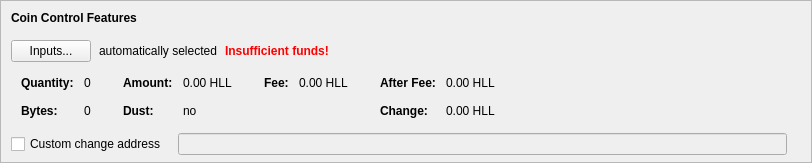
    <widget class="QFrame" name="frameCoinControl">
     <property name="sizePolicy">
      <sizepolicy hsizetype="Expanding" vsizetype="Expanding">
       <horstretch>0</horstretch>
       <verstretch>0</verstretch>
      </sizepolicy>
     </property>
     <property name="maximumSize">
      <size>
       <width>16777215</width>
       <height>16777215</height>
      </size>
     </property>
     <property name="frameShape">
      <enum>QFrame::StyledPanel</enum>
     </property>
     <property name="frameShadow">
      <enum>QFrame::Sunken</enum>
     </property>
     <layout class="QVBoxLayout" name="verticalLayoutCoinControl2">
      <property name="spacing">
       <number>0</number>
      </property>
      <property name="leftMargin">
       <number>0</number>
      </property>
      <property name="topMargin">
       <number>0</number>
      </property>
      <property name="rightMargin">
       <number>0</number>
      </property>
      <property name="bottomMargin">
       <number>6</number>
      </property>
      <item>
       <layout class="QVBoxLayout" name="verticalLayoutCoinControl" stretch="0,0,0,0,1">
        <property name="spacing">
         <number>0</number>
        </property>
        <property name="leftMargin">
         <number>10</number>
        </property>
        <property name="topMargin">
         <number>10</number>
        </property>
        <item>
         <layout class="QHBoxLayout" name="horizontalLayoutCoinControl1">
          <property name="bottomMargin">
           <number>15</number>
          </property>
          <item>
           <widget class="QLabel" name="labelCoinControlFeatures">
            <property name="sizePolicy">
             <sizepolicy hsizetype="Preferred" vsizetype="Maximum">
              <horstretch>0</horstretch>
              <verstretch>0</verstretch>
             </sizepolicy>
            </property>
            <property name="font">
             <font>
              <weight>75</weight>
              <bold>true</bold>
             </font>
            </property>
            <property name="styleSheet">
             <string notr="true">font-weight:bold;</string>
            </property>
            <property name="text">
             <string>Coin Control Features</string>
            </property>
           </widget>
          </item>
         </layout>
        </item>
        <item>
         <layout class="QHBoxLayout" name="horizontalLayoutCoinControl2" stretch="0,0,0,0">
          <property name="spacing">
           <number>8</number>
          </property>
          <property name="bottomMargin">
           <number>10</number>
          </property>
          <item>
           <widget class="QPushButton" name="pushButtonCoinControl">
            <property name="styleSheet">
             <string notr="true"/>
            </property>
            <property name="text">
             <string>Inputs...</string>
            </property>
            <property name="autoDefault">
             <bool>false</bool>
            </property>
           </widget>
          </item>
          <item>
           <widget class="QLabel" name="labelCoinControlAutomaticallySelected">
            <property name="text">
             <string>automatically selected</string>
            </property>
            <property name="margin">
             <number>5</number>
            </property>
           </widget>
          </item>
          <item>
           <widget class="QLabel" name="labelCoinControlInsuffFunds">
            <property name="font">
             <font>
              <weight>75</weight>
              <bold>true</bold>
             </font>
            </property>
            <property name="styleSheet">
             <string notr="true">color:red;font-weight:bold;</string>
            </property>
            <property name="text">
             <string>Insufficient funds!</string>
            </property>
            <property name="margin">
             <number>5</number>
            </property>
           </widget>
          </item>
          <item>
           <spacer name="horizontalSpacerCoinControl">
            <property name="orientation">
             <enum>Qt::Horizontal</enum>
            </property>
            <property name="sizeHint" stdset="0">
             <size>
              <width>40</width>
              <height>1</height>
             </size>
            </property>
           </spacer>
          </item>
         </layout>
        </item>
        <item>
         <widget class="QWidget" name="widgetCoinControl" native="true">
          <property name="sizePolicy">
           <sizepolicy hsizetype="Preferred" vsizetype="Preferred">
            <horstretch>0</horstretch>
            <verstretch>0</verstretch>
           </sizepolicy>
          </property>
          <property name="minimumSize">
           <size>
            <width>0</width>
            <height>0</height>
           </size>
          </property>
          <property name="styleSheet">
           <string notr="true"/>
          </property>
          <layout class="QHBoxLayout" name="horizontalLayoutCoinControl5">
           <property name="leftMargin">
            <number>0</number>
           </property>
           <property name="topMargin">
            <number>0</number>
           </property>
           <property name="rightMargin">
            <number>0</number>
           </property>
           <property name="bottomMargin">
            <number>0</number>
           </property>
           <item>
            <layout class="QHBoxLayout" name="horizontalLayoutCoinControl3" stretch="0,0,0,1">
             <property name="spacing">
              <number>20</number>
             </property>
             <property name="topMargin">
              <number>0</number>
             </property>
             <property name="bottomMargin">
              <number>10</number>
             </property>
             <item>
              <layout class="QFormLayout" name="formLayoutCoinControl1">
               <property name="horizontalSpacing">
                <number>10</number>
               </property>
               <property name="verticalSpacing">
                <number>14</number>
               </property>
               <property name="leftMargin">
                <number>10</number>
               </property>
               <property name="topMargin">
                <number>4</number>
               </property>
               <property name="rightMargin">
                <number>6</number>
               </property>
               <item row="0" column="0">
                <widget class="QLabel" name="labelCoinControlQuantityText">
                 <property name="font">
                  <font>
                   <weight>75</weight>
                   <bold>true</bold>
                  </font>
                 </property>
                 <property name="text">
                  <string>Quantity:</string>
                 </property>
                 <property name="margin">
                  <number>0</number>
                 </property>
                </widget>
               </item>
               <item row="0" column="1">
                <widget class="QLabel" name="labelCoinControlQuantity">
                 <property name="cursor">
                  <cursorShape>IBeamCursor</cursorShape>
                 </property>
                 <property name="contextMenuPolicy">
                  <enum>Qt::ActionsContextMenu</enum>
                 </property>
                 <property name="text">
                  <string notr="true">0</string>
                 </property>
                 <property name="margin">
                  <number>0</number>
                 </property>
                 <property name="textInteractionFlags">
                  <set>Qt::LinksAccessibleByMouse|Qt::TextSelectableByKeyboard|Qt::TextSelectableByMouse</set>
                 </property>
                </widget>
               </item>
               <item row="1" column="0">
                <widget class="QLabel" name="labelCoinControlBytesText">
                 <property name="font">
                  <font>
                   <weight>75</weight>
                   <bold>true</bold>
                  </font>
                 </property>
                 <property name="text">
                  <string>Bytes:</string>
                 </property>
                </widget>
               </item>
               <item row="1" column="1">
                <widget class="QLabel" name="labelCoinControlBytes">
                 <property name="cursor">
                  <cursorShape>IBeamCursor</cursorShape>
                 </property>
                 <property name="contextMenuPolicy">
                  <enum>Qt::ActionsContextMenu</enum>
                 </property>
                 <property name="text">
                  <string notr="true">0</string>
                 </property>
                 <property name="textInteractionFlags">
                  <set>Qt::LinksAccessibleByMouse|Qt::TextSelectableByKeyboard|Qt::TextSelectableByMouse</set>
                 </property>
                </widget>
               </item>
              </layout>
             </item>
             <item>
              <layout class="QFormLayout" name="formLayoutCoinControl2">
               <property name="horizontalSpacing">
                <number>10</number>
               </property>
               <property name="verticalSpacing">
                <number>14</number>
               </property>
               <property name="leftMargin">
                <number>6</number>
               </property>
               <property name="topMargin">
                <number>4</number>
               </property>
               <property name="rightMargin">
                <number>6</number>
               </property>
               <item row="0" column="0">
                <widget class="QLabel" name="labelCoinControlAmountText">
                 <property name="font">
                  <font>
                   <weight>75</weight>
                   <bold>true</bold>
                  </font>
                 </property>
                 <property name="text">
                  <string>Amount:</string>
                 </property>
                 <property name="margin">
                  <number>0</number>
                 </property>
                </widget>
               </item>
               <item row="0" column="1">
                <widget class="QLabel" name="labelCoinControlAmount">
                 <property name="cursor">
                  <cursorShape>IBeamCursor</cursorShape>
                 </property>
                 <property name="contextMenuPolicy">
                  <enum>Qt::ActionsContextMenu</enum>
                 </property>
                 <property name="text">
                  <string notr="true">0.00 HLL</string>
                 </property>
                 <property name="textInteractionFlags">
                  <set>Qt::LinksAccessibleByMouse|Qt::TextSelectableByKeyboard|Qt::TextSelectableByMouse</set>
                 </property>
                </widget>
               </item>
               <item row="1" column="0">
                <widget class="QLabel" name="labelCoinControlLowOutputText">
                 <property name="font">
                  <font>
                   <weight>75</weight>
                   <bold>true</bold>
                  </font>
                 </property>
                 <property name="text">
                  <string>Dust:</string>
                 </property>
                </widget>
               </item>
               <item row="1" column="1">
                <widget class="QLabel" name="labelCoinControlLowOutput">
                 <property name="cursor">
                  <cursorShape>IBeamCursor</cursorShape>
                 </property>
                 <property name="contextMenuPolicy">
                  <enum>Qt::ActionsContextMenu</enum>
                 </property>
                 <property name="text">
                  <string notr="true">no</string>
                 </property>
                 <property name="textInteractionFlags">
                  <set>Qt::LinksAccessibleByMouse|Qt::TextSelectableByKeyboard|Qt::TextSelectableByMouse</set>
                 </property>
                </widget>
               </item>
              </layout>
             </item>
             <item>
              <layout class="QFormLayout" name="formLayoutCoinControl3">
               <property name="horizontalSpacing">
                <number>10</number>
               </property>
               <property name="verticalSpacing">
                <number>14</number>
               </property>
               <property name="leftMargin">
                <number>6</number>
               </property>
               <property name="topMargin">
                <number>4</number>
               </property>
               <property name="rightMargin">
                <number>6</number>
               </property>
               <item row="0" column="0">
                <widget class="QLabel" name="labelCoinControlFeeText">
                 <property name="font">
                  <font>
                   <weight>75</weight>
                   <bold>true</bold>
                  </font>
                 </property>
                 <property name="text">
                  <string>Fee:</string>
                 </property>
                 <property name="margin">
                  <number>0</number>
                 </property>
                </widget>
               </item>
               <item row="0" column="1">
                <widget class="QLabel" name="labelCoinControlFee">
                 <property name="cursor">
                  <cursorShape>IBeamCursor</cursorShape>
                 </property>
                 <property name="contextMenuPolicy">
                  <enum>Qt::ActionsContextMenu</enum>
                 </property>
                 <property name="text">
                  <string notr="true">0.00 HLL</string>
                 </property>
                 <property name="textInteractionFlags">
                  <set>Qt::LinksAccessibleByMouse|Qt::TextSelectableByKeyboard|Qt::TextSelectableByMouse</set>
                 </property>
                </widget>
               </item>
              </layout>
             </item>
             <item>
              <layout class="QFormLayout" name="formLayoutCoinControl4">
               <property name="horizontalSpacing">
                <number>10</number>
               </property>
               <property name="verticalSpacing">
                <number>14</number>
               </property>
               <property name="leftMargin">
                <number>6</number>
               </property>
               <property name="topMargin">
                <number>4</number>
               </property>
               <property name="rightMargin">
                <number>6</number>
               </property>
               <item row="0" column="0">
                <widget class="QLabel" name="labelCoinControlAfterFeeText">
                 <property name="font">
                  <font>
                   <weight>75</weight>
                   <bold>true</bold>
                  </font>
                 </property>
                 <property name="text">
                  <string>After Fee:</string>
                 </property>
                 <property name="margin">
                  <number>0</number>
                 </property>
                </widget>
               </item>
               <item row="0" column="1">
                <widget class="QLabel" name="labelCoinControlAfterFee">
                 <property name="cursor">
                  <cursorShape>IBeamCursor</cursorShape>
                 </property>
                 <property name="contextMenuPolicy">
                  <enum>Qt::ActionsContextMenu</enum>
                 </property>
                 <property name="text">
                  <string notr="true">0.00 HLL</string>
                 </property>
                 <property name="textInteractionFlags">
                  <set>Qt::LinksAccessibleByMouse|Qt::TextSelectableByKeyboard|Qt::TextSelectableByMouse</set>
                 </property>
                </widget>
               </item>
               <item row="1" column="0">
                <widget class="QLabel" name="labelCoinControlChangeText">
                 <property name="font">
                  <font>
                   <weight>75</weight>
                   <bold>true</bold>
                  </font>
                 </property>
                 <property name="text">
                  <string>Change:</string>
                 </property>
                </widget>
               </item>
               <item row="1" column="1">
                <widget class="QLabel" name="labelCoinControlChange">
                 <property name="cursor">
                  <cursorShape>IBeamCursor</cursorShape>
                 </property>
                 <property name="contextMenuPolicy">
                  <enum>Qt::ActionsContextMenu</enum>
                 </property>
                 <property name="text">
                  <string notr="true">0.00 HLL</string>
                 </property>
                 <property name="textInteractionFlags">
                  <set>Qt::LinksAccessibleByMouse|Qt::TextSelectableByKeyboard|Qt::TextSelectableByMouse</set>
                 </property>
                </widget>
               </item>
              </layout>
             </item>
            </layout>
           </item>
          </layout>
         </widget>
        </item>
        <item>
         <layout class="QHBoxLayout" name="horizontalLayoutCoinControl4" stretch="0,0,0">
          <property name="spacing">
           <number>12</number>
          </property>
          <property name="sizeConstraint">
           <enum>QLayout::SetDefaultConstraint</enum>
          </property>
          <property name="topMargin">
           <number>5</number>
          </property>
          <property name="rightMargin">
           <number>5</number>
          </property>
          <item>
           <widget class="QCheckBox" name="checkBoxCoinControlChange">
            <property name="toolTip">
             <string>If this is activated, but the change address is empty or invalid, change will be sent to a newly generated address.</string>
            </property>
            <property name="text">
             <string>Custom change address</string>
            </property>
           </widget>
          </item>
          <item>
           <widget class="QValidatedLineEdit" name="lineEditCoinControlChange">
            <property name="enabled">
             <bool>false</bool>
            </property>
            <property name="sizePolicy">
             <sizepolicy hsizetype="Expanding" vsizetype="Fixed">
              <horstretch>0</horstretch>
              <verstretch>0</verstretch>
             </sizepolicy>
            </property>
           </widget>
          </item>
          <item>
           <widget class="QLabel" name="labelCoinControlChangeLabel">
            <property name="sizePolicy">
             <sizepolicy hsizetype="Preferred" vsizetype="Expanding">
              <horstretch>0</horstretch>
              <verstretch>0</verstretch>
             </sizepolicy>
            </property>
            <property name="minimumSize">
             <size>
              <width>0</width>
              <height>0</height>
             </size>
            </property>
            <property name="text">
             <string/>
            </property>
            <property name="margin">
             <number>3</number>
            </property>
           </widget>
          </item>
         </layout>
        </item>
        <item>
         <spacer name="verticalSpacerCoinControl">
          <property name="orientation">
           <enum>Qt::Vertical</enum>
          </property>
          <property name="sizeHint" stdset="0">
           <size>
            <width>800</width>
            <height>1</height>
           </size>
          </property>
         </spacer>
        </item>
       </layout>
      </item>
     </layout>
    </widget>
